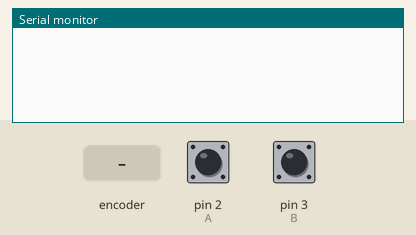
Simulated run of this sketch. Board: Arduino Uno, built with avr-gcc and run on an emulated ATmega328P. Shown: the last lines printed to the serial monitor. The test bench sets the inputs (shaded band); at power-on: pin 2 (A) HIGH, pin 3 (B) HIGH.

Above: at 1.2 s.
1.3 s: rotary encoder on pin 2 (A) / pin 3 (B) turned 1 step (first pin leading)
At 1.9 s:
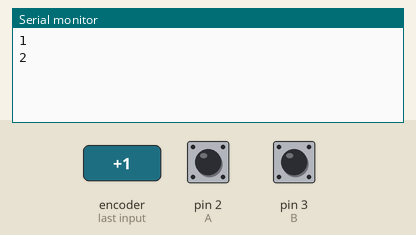
3.0 s: rotary encoder on pin 2 (A) / pin 3 (B) turned 1 step (first pin leading)
At 4.4 s:
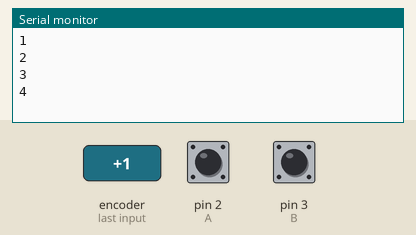
Timing chart, 0 to 6.0 s (numbered marks = the images above; inputs shaded):
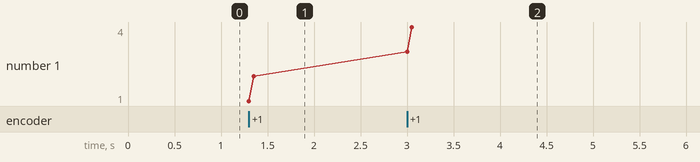

The sketch:

InterfacingArduinoWithRotaryEncoder.ino
```cpp
#define A 2
#define B 3

int CurrentState = 0 ;
int LastState = 0;
int counter  = 0;

void setup(){
  pinMode(A,INPUT_PULLUP);
  pinMode(B,INPUT_PULLUP);
  Serial.begin(9600);
  LastState = digitalRead(A);
}

void loop(){
  CurrentState = digitalRead(A);
  if( CurrentState != LastState )
  {
    if( digitalRead(B) != CurrentState )
    {
      counter++;
    }
    else
    {
      counter--;
    }
    Serial.println(counter);
  }
  LastState = CurrentState;
 }
```

Measured:
- after the input at 1.3 s, the serial monitor: prints a new line at once (image 1)
- after the input at 3.0 s, the serial monitor: prints a new line at once (image 2)
- plotted number 1: 2 → 4 after the input at 3.0 s
